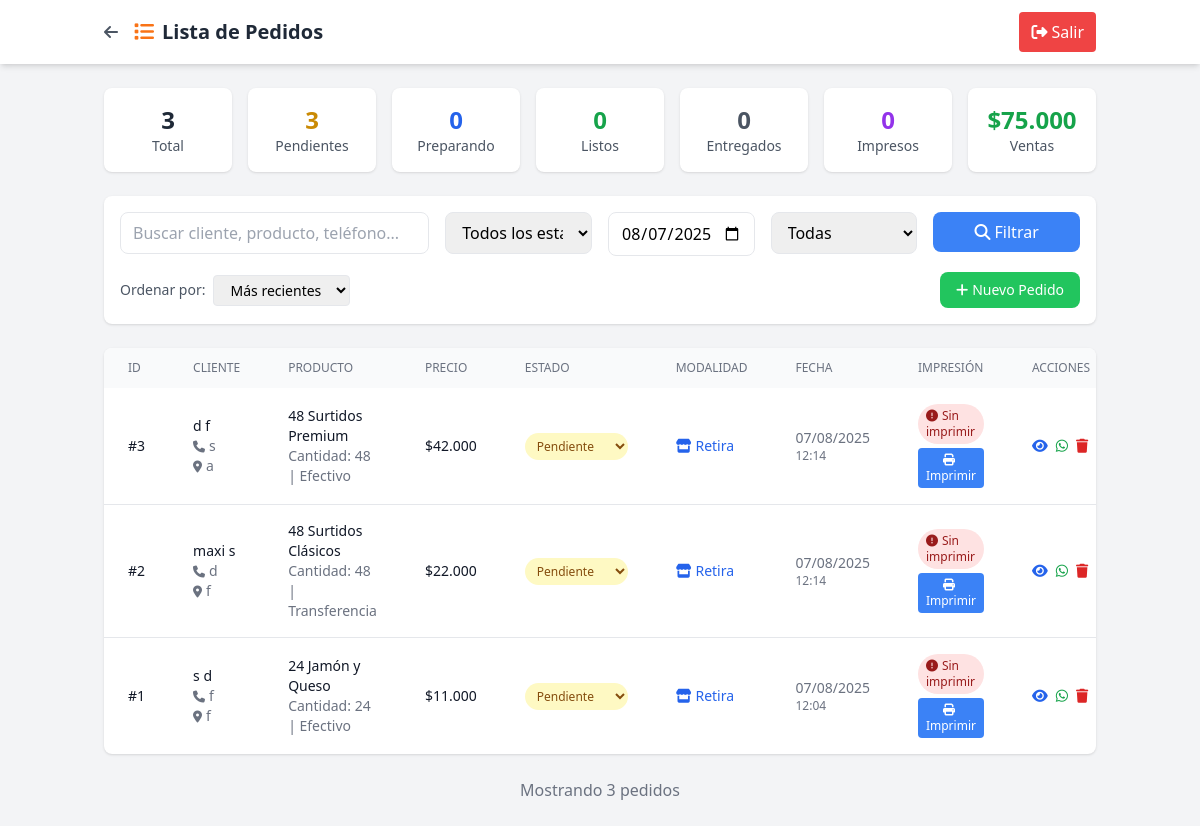
The app's page /admin/modules/pedidos/ver_pedidos.php (signed in), older data.
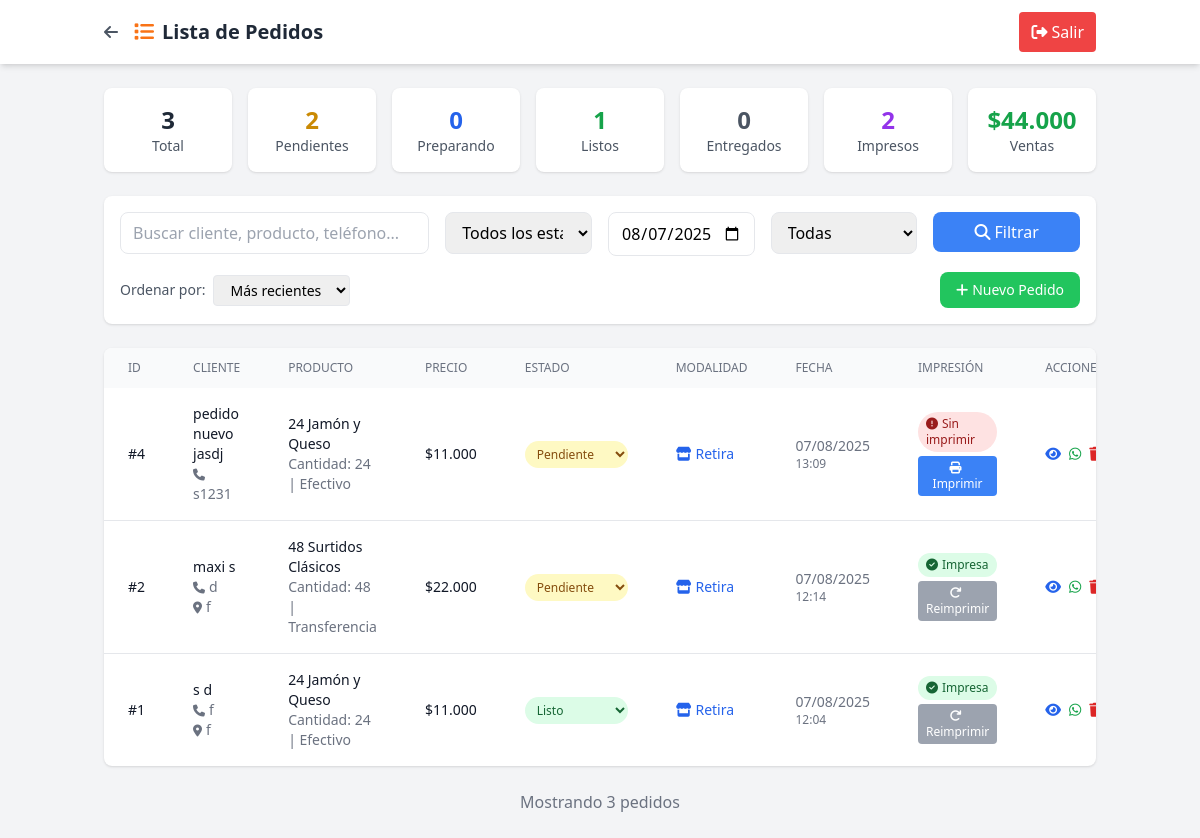
The same page, newer data.
### tables this page shows
CREATE TABLE `pedidos` (
  `id` int(11) NOT NULL,
  `nombre` varchar(100) NOT NULL,
  `apellido` varchar(100) NOT NULL,
  `telefono` varchar(20) NOT NULL,
  `direccion` text DEFAULT NULL,
  `producto` varchar(100) NOT NULL,
  `cantidad` int(11) NOT NULL,
  `precio` decimal(10,2) NOT NULL,
  `forma_pago` enum('Efectivo','Transferencia') DEFAULT 'Efectivo',
  `modalidad` enum('Retira','Delivery') DEFAULT 'Retira',
  `estado` enum('Pendiente','Preparando','Listo','Entregado') DEFAULT 'Pendiente',
  `observaciones` text DEFAULT NULL,
  `cliente_fijo_id` int(11) DEFAULT NULL,
  `impreso` tinyint(1) DEFAULT 0,
  `created_at` timestamp NULL DEFAULT current_timestamp(),
  `updated_at` timestamp NULL DEFAULT current_timestamp() ON UPDATE current_timestamp(),
  `fecha_entrega` date DEFAULT NULL COMMENT 'Fecha para cuando es el pedido',
  `hora_entrega` time DEFAULT NULL COMMENT 'Hora para cuando es el pedido',
  `notas_horario` text DEFAULT NULL COMMENT 'Observaciones sobre horario/entrega',
  `fecha_pedido` datetime DEFAULT current_timestamp() COMMENT 'Cuándo se tomó el pedido (puede ser diferente de created_at para casos especiales)',
  `prioridad` enum('normal','prioridad','urgente') DEFAULT 'normal' COMMENT 'Prioridad manual asignada por admin',
  `prioridad_notas` text DEFAULT NULL COMMENT 'Notas sobre por qué se asignó esta prioridad',
  `es_personalizado_complejo` tinyint(1) DEFAULT 0 COMMENT 'Si usa la tabla pedido_detalles para precios mixtos'
);

### admin/config.php (called while the page is built, shortened)
<?php
function formatPrice($price) {
    return '$' . number_format($price, 0, ',', '.');
}
?>

### admin/modules/pedidos/ver_pedidos.php (the view, shortened to what the changed rows need)
<?php
require_once '../../config.php';
$pdo = getConnection();
$filtro_fecha = isset($_GET['fecha']) ? sanitize($_GET['fecha']) : '';
$orden = isset($_GET['orden']) ? sanitize($_GET['orden']) : 'created_at DESC';
$sql = "SELECT p.*, cf.nombre as cliente_nombre, cf.apellido as cliente_apellido
        FROM pedidos p
        LEFT JOIN clientes_fijos cf ON p.cliente_fijo_id = cf.id
        WHERE 1=1";
$params = [];
$sql .= " ORDER BY " . $orden;
$stmt = $pdo->prepare($sql);
$stmt->execute($params);
$pedidos = $stmt->fetchAll();
$stats_sql = "SELECT
    COUNT(*) as total,
    SUM(CASE WHEN estado = 'Pendiente' THEN 1 ELSE 0 END) as pendientes,
    SUM(CASE WHEN estado = 'Preparando' THEN 1 ELSE 0 END) as preparando,
    SUM(CASE WHEN estado = 'Listo' THEN 1 ELSE 0 END) as listos,
    SUM(CASE WHEN estado = 'Entregado' THEN 1 ELSE 0 END) as entregados,
    SUM(CASE WHEN impreso = 1 THEN 1 ELSE 0 END) as impresos,
    SUM(precio) as total_ventas
    FROM pedidos";
if ($filtro_fecha) {
    $stats_sql .= " WHERE DATE(created_at) = '$filtro_fecha'";
} else {
    $stats_sql .= " WHERE DATE(created_at) = CURDATE()";
}
$stats = $pdo->query($stats_sql)->fetch();
?>
<!DOCTYPE html>
<html lang="es">
<head>
    <script src="https://cdn.tailwindcss.com"></script>
    <link rel="stylesheet" href="https://cdnjs.cloudflare.com/ajax/libs/font-awesome/6.4.0/css/all.min.css">
</head>
<body class="bg-gray-100">
    <header class="bg-white shadow-md">
        <div class="container mx-auto px-4 py-3 flex justify-between items-center">
            <div class="flex items-center">
                <h1 class="text-xl font-bold text-gray-800">
                    <i class="fas fa-list text-orange-500 mr-2"></i>Lista de Pedidos
                </h1>
            </div>
        </div>
    </header>
    <main class="container mx-auto px-4 py-6">
        <div class="grid grid-cols-2 md:grid-cols-7 gap-4 mb-6">
            <div class="bg-white p-4 rounded-lg shadow text-center">
                <div class="text-2xl font-bold text-yellow-600"><?= $stats['pendientes'] ?></div>
                <div class="text-sm text-gray-600">Pendientes</div>
            </div>
            <div class="bg-white p-4 rounded-lg shadow text-center">
                <div class="text-2xl font-bold text-green-600"><?= $stats['listos'] ?></div>
                <div class="text-sm text-gray-600">Listos</div>
            </div>
            <div class="bg-white p-4 rounded-lg shadow text-center">
                <div class="text-2xl font-bold text-purple-600"><?= $stats['impresos'] ?></div>
                <div class="text-sm text-gray-600">Impresos</div>
            </div>
            <div class="bg-white p-4 rounded-lg shadow text-center">
                <div class="text-2xl font-bold text-green-600"><?= formatPrice($stats['total_ventas']) ?></div>
                <div class="text-sm text-gray-600">Ventas</div>
            </div>
        </div>
        <div class="bg-white rounded-lg shadow overflow-hidden">
            <?php if (empty($pedidos)): ?>
                <div class="p-8 text-center text-gray-500">
                    <i class="fas fa-inbox text-6xl mb-4"></i>
                    <h3 class="text-xl mb-2">No hay pedidos</h3>
                    <p>No se encontraron pedidos con los filtros aplicados</p>
                </div>
            <?php else: ?>
                <div class="overflow-x-auto">
                    <table class="min-w-full">
                        <thead class="bg-gray-50">
                            <tr>
                                <th class="px-6 py-3 text-left text-xs font-medium text-gray-500 uppercase">ID</th>
                                <th class="px-6 py-3 text-left text-xs font-medium text-gray-500 uppercase">Cliente</th>
                                <th class="px-6 py-3 text-left text-xs font-medium text-gray-500 uppercase">Producto</th>
                                <th class="px-6 py-3 text-left text-xs font-medium text-gray-500 uppercase">Precio</th>
                                <th class="px-6 py-3 text-left text-xs font-medium text-gray-500 uppercase">Estado</th>
                                <th class="px-6 py-3 text-left text-xs font-medium text-gray-500 uppercase">Modalidad</th>
                                <th class="px-6 py-3 text-left text-xs font-medium text-gray-500 uppercase">Fecha</th>
                                <th class="px-6 py-3 text-left text-xs font-medium text-gray-500 uppercase">Impresión</th>
                                <th class="px-6 py-3 text-left text-xs font-medium text-gray-500 uppercase">Acciones</th>
                            </tr>
                        </thead>
                        <tbody class="divide-y divide-gray-200">
                            <?php foreach ($pedidos as $pedido): ?>
                                <tr class="hover:bg-gray-50">
                                    <td class="px-6 py-4 text-sm font-medium text-gray-900">
                                        #<?= $pedido['id'] ?>
                                    </td>
                                    <td class="px-6 py-4">
                                        <div class="text-sm font-medium text-gray-900">
                                            <?= htmlspecialchars($pedido['nombre'] . ' ' . $pedido['apellido']) ?>
                                        </div>
                                        <div class="text-sm text-gray-500">
                                            <i class="fas fa-phone text-xs mr-1"></i><?= htmlspecialchars($pedido['telefono']) ?>
                                        </div>
                                        <?php if ($pedido['direccion']): ?>
                                        <div class="text-sm text-gray-500">
                                            <i class="fas fa-map-marker-alt text-xs mr-1"></i><?= htmlspecialchars($pedido['direccion']) ?>
                                        </div>
                                        <?php endif; ?>
                                    </td>
                                    <td class="px-6 py-4">
                                        <div class="text-sm font-medium text-gray-900">
                                            <?= htmlspecialchars($pedido['producto']) ?>
                                        </div>
                                        <div class="text-sm text-gray-500">
                                            Cantidad: <?= $pedido['cantidad'] ?> | <?= htmlspecialchars($pedido['forma_pago']) ?>
                                        </div>
                                    </td>
                                    <td class="px-6 py-4 text-sm font-medium text-gray-900">
                                        <?= formatPrice($pedido['precio']) ?>
                                    </td>
                                    <td class="px-6 py-4">
                                        <?php
                                        $estado_colors = [
                                            'Pendiente' => 'bg-yellow-100 text-yellow-800',
                                            'Preparando' => 'bg-blue-100 text-blue-800',
                                            'Listo' => 'bg-green-100 text-green-800',
                                            'Entregado' => 'bg-gray-100 text-gray-800'
                                        ];
                                        ?>
                                        <select onchange="cambiarEstado(<?= $pedido['id'] ?>, this.value)"
                                                class="px-2 py-1 text-xs font-medium rounded-full border-0 <?= $estado_colors[$pedido['estado']] ?? 'bg-gray-100 text-gray-800' ?>">
                                            <option value="Pendiente" <?= $pedido['estado'] === 'Pendiente' ? 'selected' : '' ?>>Pendiente</option>
                                            <option value="Listo" <?= $pedido['estado'] === 'Listo' ? 'selected' : '' ?>>Listo</option>
                                        </select>
                                    </td>
                                    <td class="px-6 py-4 text-sm text-gray-900">
                                        <?php if ($pedido['modalidad'] === 'Delivery'): ?>
                                            <span class="inline-flex items-center text-green-600">
                                                <i class="fas fa-truck mr-1"></i>Delivery
                                            </span>
                                        <?php else: ?>
                                            <span class="inline-flex items-center text-blue-600">
                                                <i class="fas fa-store mr-1"></i>Retira
                                            </span>
                                        <?php endif; ?>
                                    </td>
                                    <td class="px-6 py-4 text-sm text-gray-500">
                                        <div><?= date('d/m/Y', strtotime($pedido['created_at'])) ?></div>
                                        <div class="text-xs"><?= date('H:i', strtotime($pedido['created_at'])) ?></div>
                                    </td>
                                    <td class="px-6 py-4">
                                        <?php if ($pedido['impreso']): ?>
                                            <div class="flex flex-col space-y-1">
                                                <span class="bg-green-100 text-green-800 px-2 py-1 rounded-full text-xs">
                                                    <i class="fas fa-check-circle mr-1"></i>Impresa
                                                </span>
                                                <button onclick="reimprimir(<?= $pedido['id'] ?>)"
                                                        class="bg-gray-400 hover:bg-gray-500 text-white px-2 py-1 rounded text-xs">
                                                    <i class="fas fa-redo mr-1"></i>Reimprimir
                                                </button>
                                            </div>
                                        <?php else: ?>
                                            <div class="flex flex-col space-y-1">
                                                <span class="bg-red-100 text-red-800 px-2 py-1 rounded-full text-xs">
                                                    <i class="fas fa-exclamation-circle mr-1"></i>Sin imprimir
                                                </span>
                                                <button onclick="imprimirComanda(<?= $pedido['id'] ?>)"
                                                        class="bg-blue-500 hover:bg-blue-600 text-white px-2 py-1 rounded text-xs">
                                                    <i class="fas fa-print mr-1"></i>Imprimir
                                                </button>
                                            </div>
                                        <?php endif; ?>
                                    </td>
                                    <td class="px-6 py-4 text-sm font-medium">
                                        <div class="flex space-x-2">
                                            <button onclick="verDetalles(<?= $pedido['id'] ?>)"
                                                    class="text-blue-600 hover:text-blue-900" title="Ver detalles">
                                                <i class="fas fa-eye"></i>
                                            </button>
                                            <a href="https://wa.me/<?= preg_replace('/[^0-9]/', '', $pedido['telefono']) ?>?text=Hola%20<?= urlencode($pedido['nombre']) ?>,%20tu%20pedido%20está%20<?= urlencode(strtolower($pedido['estado'])) ?>"
                                               target="_blank" class="text-green-600 hover:text-green-900" title="WhatsApp">
                                                <i class="fab fa-whatsapp"></i>
                                            </a>
                                            <button onclick="eliminarPedido(<?= $pedido['id'] ?>, '#<?= $pedido['id'] ?> - <?= htmlspecialchars($pedido['nombre']) ?>')"
                                                    class="text-red-600 hover:text-red-900" title="Eliminar">
                                                <i class="fas fa-trash"></i>
                                            </button>
                                        </div>
                                    </td>
                                </tr>
                            <?php endforeach; ?>
                        </tbody>
                    </table>
                </div>
            <?php endif; ?>
        </div>
    </main>
</body>
</html>

Row changes from the older to the newer data that the page shows:
removed pedidos: id "3", nombre+apellido "d f", telefono "s", direccion "a", producto "48 Surtidos Premium", cantidad "48", forma_pago "Efectivo", precio "$42.000", estado+id "Pendiente", modalidad "Retira" (drawn), created_at "07/08/2025", created_at "12:14"
added pedidos: id "4", nombre+apellido "pedido nuevo jasdj", telefono "s1231", producto "24 Jamón y Queso", cantidad "24", forma_pago "Efectivo", precio "$11.000", estado+id "Pendiente", modalidad "Retira" (drawn), created_at "07/08/2025", created_at "13:09"
changed pedidos "maxi s": impreso "Sin imprimir Imprimir" → "Impresa Reimprimir"
changed pedidos id 1: estado+id "Pendiente" → "Listo"; impreso "Sin imprimir Imprimir" → "Impresa Reimprimir"
Text that changed along with them:
$stats['pendientes']: "3" → "2"
$stats['listos']: "0" → "1"
$stats['impresos']: "0" → "2"
formatPrice($stats['total_ventas']): "$75.000" → "$44.000"
